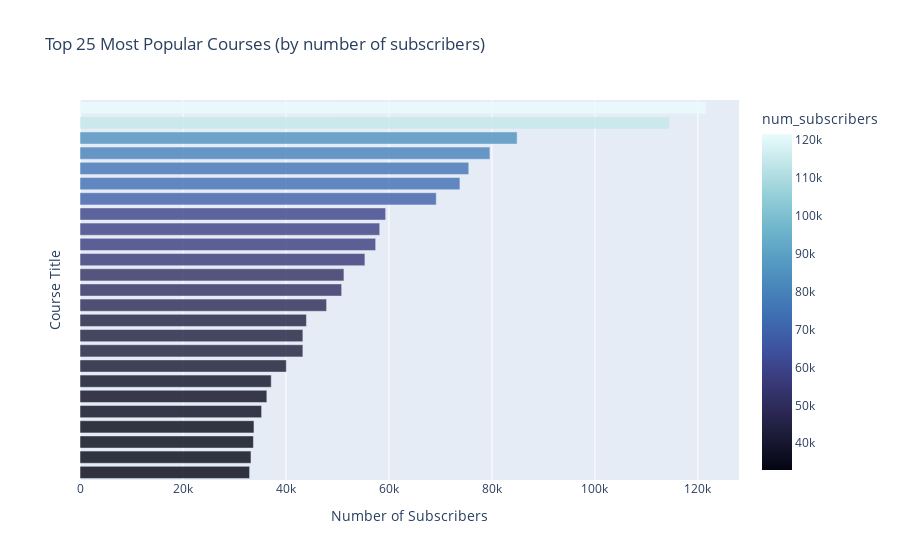

Write notebook code for a chart like this one.
### Markdown cell above
## Top 25 Most Popular Paid Courses

### Code cell
top25_paid = paid_courses_df.sort_values("num_subscribers", ascending=False)[0:25].sort_values("num_subscribers", ascending=True).reset_index(drop=True).reset_index()

fig = px.bar(top25_paid,
               y    = 'index',
               x    = 'num_subscribers',
               orientation = 'h',
               color       = 'num_subscribers',
               hover_name  = 'course_title',
               title       = 'Top 25 Most Popular Courses (by number of subscribers)',
               opacity     = 0.8,
               color_continuous_scale = px.colors.sequential.ice,
               height = 800,
              )

fig.update_layout(showlegend=False)
fig.update_xaxes(title='Number of Subscribers')
fig.update_yaxes(title='Course Title',showticklabels=False)
fig.show()

### Figure 1 — Plotly figure (JSON) as saved in the notebook; plotly's stock layout.template omitted (floating-point values rounded to 4 significant figures)
{"data": [{"alignmentgroup": "True", "hovertemplate": "<b>%{hovertext}</b><br><br>num_subscribers=%{marker.color}<br>index=%{y}<extra></extra>", "hovertext": ["Complete Guitar System - Beginner to Advanced", "Logo Design Essentials ", "The Complete Ruby on Rails Developer Course", "Ultimate Web Designer & Developer Course: Build 23 Projects!", "Web Programming with Python", "Photoshop for Entrepreneurs - Design 11 Practical Projects", "The Complete Web Developer Masterclass: Beginner To Advanced", "Angular 2 with TypeScript for Beginners: The Pragmatic Guide", "Learn Web Designing & HTML5/CSS3 Essentials in 4-Hours", "Learn Web Designing & HTML5/CSS3 Essentials in 4-Hours", "Build Responsive Real World Websites with HTML5 and CSS3", "Learning Dynamic Website Design - PHP MySQL and JavaScript", "Modern React with Redux", "Build Websites from Scratch with HTML & CSS", "Complete PHP Course With Bootstrap3 CMS System & Admin Panel", "The Complete HTML & CSS Course - From Novice To Professional", "Learn and Understand NodeJS", "Learn and Understand AngularJS", "Become a Web Developer from Scratch", "Angular 4 (formerly Angular 2) - The Complete Guide", "Pianoforall - Incredible New Way To Learn Piano & Keyboard", "JavaScript: Understanding the Weird Parts", "Learn Javascript & JQuery From Scratch", "The Complete Web Developer Course 2.0", "The Web Developer Bootcamp"], "legendgroup": "", "marker": {"color": [32935, 33205, 33677, 33788, 35267, 36288, 37141, 40070, 43285, 43285, 43977, 47886, 50815, 51257, 55332, 57422, 58208, 59361, 69186, 73783, 75499, 79612, 84897, 114512, 121584], "coloraxis": "coloraxis", "opacity": 0.8, "pattern": {"shape": ""}}, "name": "", "offsetgroup": "", "orientation": "h", "showlegend": false, "textposition": "auto", "type": "bar", "x": [32935, 33205, 33677, 33788, 35267, 36288, 37141, 40070, 43285, 43285, 43977, 47886, 50815, 51257, 55332, 57422, 58208, 59361, 69186, 73783, 75499, 79612, 84897, 114512, 121584], "xaxis": "x", "y": [0, 1, 2, 3, 4, 5, 6, 7, 8, 9, 10, 11, 12, 13, 14, 15, 16, 17, 18, 19, 20, 21, 22, 23, 24], "yaxis": "y"}], "layout": {"autosize": true, "barmode": "relative", "coloraxis": {"colorbar": {"title": {"text": "num_subscribers"}}, "colorscale": [[0, "rgb(3, 5, 18)"], [0.09091, "rgb(25, 25, 51)"], [0.1818, "rgb(44, 42, 87)"], [0.2727, "rgb(58, 60, 125)"], [0.3636, "rgb(62, 83, 160)"], [0.4545, "rgb(62, 109, 178)"], [0.5455, "rgb(72, 134, 187)"], [0.6364, "rgb(89, 159, 196)"], [0.7273, "rgb(114, 184, 205)"], [0.8182, "rgb(149, 207, 216)"], [0.9091, "rgb(192, 229, 232)"], [1, "rgb(234, 252, 253)"]]}, "legend": {"tracegroupgap": 0}, "showlegend": false, "title": {"text": "Top 25 Most Popular Courses (by number of subscribers)"}, "xaxis": {"anchor": "y", "autorange": true, "domain": [0, 1], "range": [0, 128000.0], "title": {"text": "Number of Subscribers"}, "type": "linear"}, "yaxis": {"anchor": "x", "autorange": true, "domain": [0, 1], "range": [-0.5, 24.5], "showticklabels": false, "title": {"text": "Course Title"}, "type": "linear"}}}
